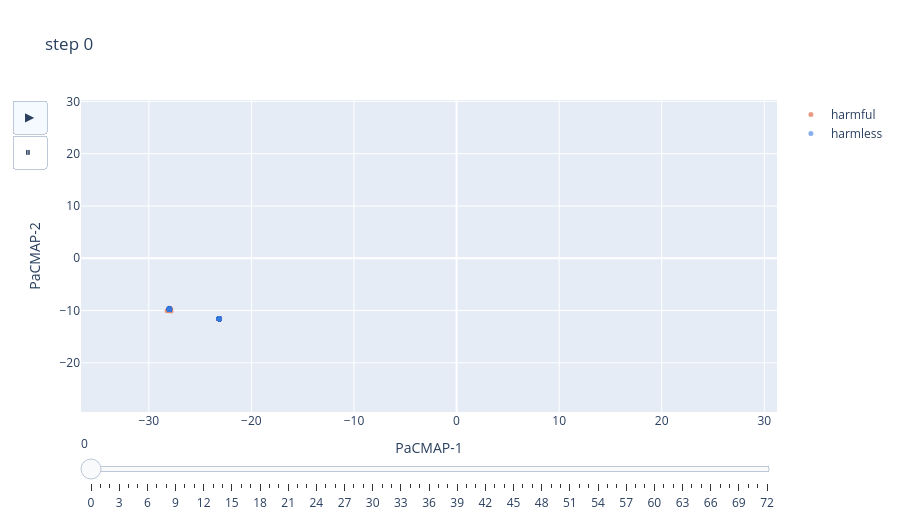

Source (notebook cell):
### Code cell
import numpy as np, torch, plotly.graph_objects as go
import pacmap

def scatter_drawer(harmful, harmless):
    H = harmful.float().cpu().numpy()
    L = harmless.float().cpu().numpy()
    n, S, D = H.shape
    X = np.concatenate([H, L], axis=0)          # [2n, S, D]  (first n = harmful)

    # ONE PaCMAP fit over all points/steps -> consistent 2D coords for every frame
    flat = X.reshape(-1, D)                      # [2n*S, D]
    emb = pacmap.PaCMAP(n_components=2, verbose=False).fit_transform(flat)
    coords = emb.reshape(2*n, S, 2)             # [2n, S, 2]

    pad = 0.05 * (coords.max() - coords.min())
    xr = [coords[...,0].min()-pad, coords[...,0].max()+pad]
    yr = [coords[...,1].min()-pad, coords[...,1].max()+pad]

    def pts(s):
        h, l = coords[:n, s], coords[n:, s]
        return [go.Scatter(x=h[:,0], y=h[:,1], mode="markers", name="harmful",
                           marker=dict(size=5, color="#D85A30", opacity=.6)),
                go.Scatter(x=l[:,0], y=l[:,1], mode="markers", name="harmless",
                           marker=dict(size=5, color="#377ADD", opacity=.6))]

    fig = go.Figure(data=pts(0),
                    frames=[go.Frame(name=str(s), data=pts(s),
                                     layout=go.Layout(title=f"step {s}")) for s in range(S)])
    fig.update_xaxes(range=xr, title="PaCMAP-1"); fig.update_yaxes(range=yr, title="PaCMAP-2")
    fig.update_layout(title="step 0", height=520,
        sliders=[dict(steps=[dict(method="animate", label=str(s),
                                  args=[[str(s)], {"mode":"immediate","frame":{"duration":0}}]) for s in range(S)])],
        updatemenus=[dict(type="buttons", buttons=[
            dict(label="▶", method="animate", args=[None, {"frame":{"duration":120},"fromcurrent":True}]),
            dict(label="⏸", method="animate", args=[[None], {"mode":"immediate"}])])])
    return fig

fig = scatter_drawer(harmful_journeys, harmless_journeys)
fig.show()
# fig.write_html("scatter_pacmap.html")

### Figure 1 — Plotly figure (JSON) as saved in the notebook; plotly's stock layout.template omitted (floating-point values rounded to 4 significant figures; data arrays with more than 128 entries replaced by an {"elided": "..."} marker saying what was removed)
{"data": [{"marker": {"color": "#D85A30", "opacity": 0.6, "size": 5}, "mode": "markers", "name": "harmful", "type": "scatter", "x": {"elided": "256 float values"}, "y": {"elided": "256 float values"}}, {"marker": {"color": "#377ADD", "opacity": 0.6, "size": 5}, "mode": "markers", "name": "harmless", "type": "scatter", "x": {"elided": "256 float values"}, "y": {"elided": "256 float values"}}], "layout": {"height": 520, "sliders": [{"steps": [{"args": [["0"], {"frame": {"duration": 0}, "mode": "immediate"}], "label": "0", "method": "animate"}, {"args": [["1"], {"frame": {"duration": 0}, "mode": "immediate"}], "label": "1", "method": "animate"}, {"args": [["2"], {"frame": {"duration": 0}, "mode": "immediate"}], "label": "2", "method": "animate"}, {"args": [["3"], {"frame": {"duration": 0}, "mode": "immediate"}], "label": "3", "method": "animate"}, {"args": [["4"], {"frame": {"duration": 0}, "mode": "immediate"}], "label": "4", "method": "animate"}, {"args": [["5"], {"frame": {"duration": 0}, "mode": "immediate"}], "label": "5", "method": "animate"}, {"args": [["6"], {"frame": {"duration": 0}, "mode": "immediate"}], "label": "6", "method": "animate"}, {"args": [["7"], {"frame": {"duration": 0}, "mode": "immediate"}], "label": "7", "method": "animate"}, {"args": [["8"], {"frame": {"duration": 0}, "mode": "immediate"}], "label": "8", "method": "animate"}, {"args": [["9"], {"frame": {"duration": 0}, "mode": "immediate"}], "label": "9", "method": "animate"}, {"args": [["10"], {"frame": {"duration": 0}, "mode": "immediate"}], "label": "10", "method": "animate"}, {"args": [["11"], {"frame": {"duration": 0}, "mode": "immediate"}], "label": "11", "method": "animate"}, {"args": [["12"], {"frame": {"duration": 0}, "mode": "immediate"}], "label": "12", "method": "animate"}, {"args": [["13"], {"frame": {"duration": 0}, "mode": "immediate"}], "label": "13", "method": "animate"}, {"args": [["14"], {"frame": {"duration": 0}, "mode": "immediate"}], "label": "14", "method": "animate"}, {"args": [["15"], {"frame": {"duration": 0}, "mode": "immediate"}], "label": "15", "method": "animate"}, {"args": [["16"], {"frame": {"duration": 0}, "mode": "immediate"}], "label": "16", "method": "animate"}, {"args": [["17"], {"frame": {"duration": 0}, "mode": "immediate"}], "label": "17", "method": "animate"}, {"args": [["18"], {"frame": {"duration": 0}, "mode": "immediate"}], "label": "18", "method": "animate"}, {"args": [["19"], {"frame": {"duration": 0}, "mode": "immediate"}], "label": "19", "method": "animate"}, {"args": [["20"], {"frame": {"duration": 0}, "mode": "immediate"}], "label": "20", "method": "animate"}, {"args": [["21"], {"frame": {"duration": 0}, "mode": "immediate"}], "label": "21", "method": "animate"}, {"args": [["22"], {"frame": {"duration": 0}, "mode": "immediate"}], "label": "22", "method": "animate"}, {"args": [["23"], {"frame": {"duration": 0}, "mode": "immediate"}], "label": "23", "method": "animate"}, {"args": [["24"], {"frame": {"duration": 0}, "mode": "immediate"}], "label": "24", "method": "animate"}, {"args": [["25"], {"frame": {"duration": 0}, "mode": "immediate"}], "label": "25", "method": "animate"}, {"args": [["26"], {"frame": {"duration": 0}, "mode": "immediate"}], "label": "26", "method": "animate"}, {"args": [["27"], {"frame": {"duration": 0}, "mode": "immediate"}], "label": "27", "method": "animate"}, {"args": [["28"], {"frame": {"duration": 0}, "mode": "immediate"}], "label": "28", "method": "animate"}, {"args": [["29"], {"frame": {"duration": 0}, "mode": "immediate"}], "label": "29", "method": "animate"}, {"args": [["30"], {"frame": {"duration": 0}, "mode": "immediate"}], "label": "30", "method": "animate"}, {"args": [["31"], {"frame": {"duration": 0}, "mode": "immediate"}], "label": "31", "method": "animate"}, {"args": [["32"], {"frame": {"duration": 0}, "mode": "immediate"}], "label": "32", "method": "animate"}, {"args": [["33"], {"frame": {"duration": 0}, "mode": "immediate"}], "label": "33", "method": "animate"}, {"args": [["34"], {"frame": {"duration": 0}, "mode": "immediate"}], "label": "34", "method": "animate"}, {"args": [["35"], {"frame": {"duration": 0}, "mode": "immediate"}], "label": "35", "method": "animate"}, {"args": [["36"], {"frame": {"duration": 0}, "mode": "immediate"}], "label": "36", "method": "animate"}, {"args": [["37"], {"frame": {"duration": 0}, "mode": "immediate"}], "label": "37", "method": "animate"}, {"args": [["38"], {"frame": {"duration": 0}, "mode": "immediate"}], "label": "38", "method": "animate"}, {"args": [["39"], {"frame": {"duration": 0}, "mode": "immediate"}], "label": "39", "method": "animate"}, {"args": [["40"], {"frame": {"duration": 0}, "mode": "immediate"}], "label": "40", "method": "animate"}, {"args": [["41"], {"frame": {"duration": 0}, "mode": "immediate"}], "label": "41", "method": "animate"}, {"args": [["42"], {"frame": {"duration": 0}, "mode": "immediate"}], "label": "42", "method": "animate"}, {"args": [["43"], {"frame": {"duration": 0}, "mode": "immediate"}], "label": "43", "method": "animate"}, {"args": [["44"], {"frame": {"duration": 0}, "mode": "immediate"}], "label": "44", "method": "animate"}, {"args": [["45"], {"frame": {"duration": 0}, "mode": "immediate"}], "label": "45", "method": "animate"}, {"args": [["46"], {"frame": {"duration": 0}, "mode": "immediate"}], "label": "46", "method": "animate"}, {"args": [["47"], {"frame": {"duration": 0}, "mode": "immediate"}], "label": "47", "method": "animate"}, {"args": [["48"], {"frame": {"duration": 0}, "mode": "immediate"}], "label": "48", "method": "animate"}, {"args": [["49"], {"frame": {"duration": 0}, "mode": "immediate"}], "label": "49", "method": "animate"}, {"args": [["50"], {"frame": {"duration": 0}, "mode": "immediate"}], "label": "50", "method": "animate"}, {"args": [["51"], {"frame": {"duration": 0}, "mode": "immediate"}], "label": "51", "method": "animate"}, {"args": [["52"], {"frame": {"duration": 0}, "mode": "immediate"}], "label": "52", "method": "animate"}, {"args": [["53"], {"frame": {"duration": 0}, "mode": "immediate"}], "label": "53", "method": "animate"}, {"args": [["54"], {"frame": {"duration": 0}, "mode": "immediate"}], "label": "54", "method": "animate"}, {"args": [["55"], {"frame": {"duration": 0}, "mode": "immediate"}], "label": "55", "method": "animate"}, {"args": [["56"], {"frame": {"duration": 0}, "mode": "immediate"}], "label": "56", "method": "animate"}, {"args": [["57"], {"frame": {"duration": 0}, "mode": "immediate"}], "label": "57", "method": "animate"}, {"args": [["58"], {"frame": {"duration": 0}, "mode": "immediate"}], "label": "58", "method": "animate"}, {"args": [["59"], {"frame": {"duration": 0}, "mode": "immediate"}], "label": "59", "method": "animate"}, {"args": [["60"], {"frame": {"duration": 0}, "mode": "immediate"}], "label": "60", "method": "animate"}, {"args": [["61"], {"frame": {"duration": 0}, "mode": "immediate"}], "label": "61", "method": "animate"}, {"args": [["62"], {"frame": {"duration": 0}, "mode": "immediate"}], "label": "62", "method": "animate"}, {"args": [["63"], {"frame": {"duration": 0}, "mode": "immediate"}], "label": "63", "method": "animate"}, {"args": [["64"], {"frame": {"duration": 0}, "mode": "immediate"}], "label": "64", "method": "animate"}, {"args": [["65"], {"frame": {"duration": 0}, "mode": "immediate"}], "label": "65", "method": "animate"}, {"args": [["66"], {"frame": {"duration": 0}, "mode": "immediate"}], "label": "66", "method": "animate"}, {"args": [["67"], {"frame": {"duration": 0}, "mode": "immediate"}], "label": "67", "method": "animate"}, {"args": [["68"], {"frame": {"duration": 0}, "mode": "immediate"}], "label": "68", "method": "animate"}, {"args": [["69"], {"frame": {"duration": 0}, "mode": "immediate"}], "label": "69", "method": "animate"}, {"args": [["70"], {"frame": {"duration": 0}, "mode": "immediate"}], "label": "70", "method": "animate"}, {"args": [["71"], {"frame": {"duration": 0}, "mode": "immediate"}], "label": "71", "method": "animate"}, {"args": [["72"], {"frame": {"duration": 0}, "mode": "immediate"}], "label": "72", "method": "animate"}]}], "title": {"text": "step 0"}, "updatemenus": [{"buttons": [{"args": [null, {"frame": {"duration": 120}, "fromcurrent": true}], "label": "▶", "method": "animate"}, {"args": [[null], {"mode": "immediate"}], "label": "⏸", "method": "animate"}], "type": "buttons"}], "xaxis": {"range": [-36.61, 31.24], "title": {"text": "PaCMAP-1"}}, "yaxis": {"range": [-29.41, 30.28], "title": {"text": "PaCMAP-2"}}}}
